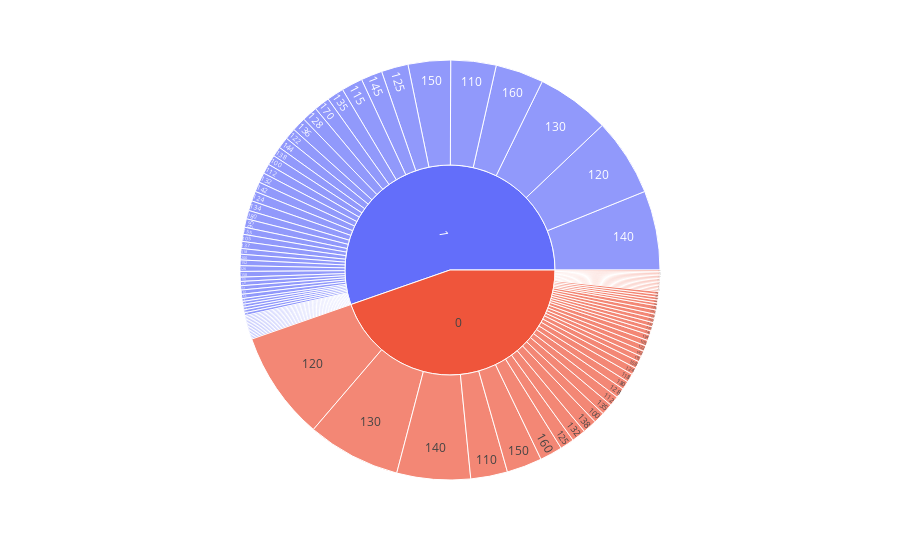

This figure's notebook cell:
### Code cell
px.sunburst(heart_df, path=['HeartDisease', 'RestingBP'])

### Figure 1 — Plotly figure (JSON) as saved in the notebook; plotly's stock layout.template omitted (floating-point values rounded to 4 significant figures)
{"data": [{"branchvalues": "total", "domain": {"x": [0, 1], "y": [0, 1]}, "hovertemplate": "labels=%{label}<br>count=%{value}<br>parent=%{parent}<br>id=%{id}<extra></extra>", "ids": ["0/140", "1/160", "0/130", "1/138", "0/150", "0/120", "0/110", "1/140", "1/136", "0/115", "1/110", "1/100", "1/120", "0/100", "0/124", "1/150", "0/113", "0/125", "1/145", "1/125", "1/130", "0/112", "0/160", "1/112", "0/132", "1/118", "1/170", "0/142", "0/190", "1/135", "1/180", "0/108", "0/145", "1/115", "1/155", "1/128", "0/135", "0/180", "0/170", "1/106", "1/92", "1/200", "1/122", "0/122", "0/98", "0/105", "0/133", "1/95", "1/105", "0/155", "0/80", "1/137", "1/185", "1/165", "1/132", "1/142", "0/126", "1/133", "0/152", "1/116", "0/138", "1/124", "1/144", "0/154", "1/134", "0/104", "1/139", "0/128", "1/131", "0/134", "1/152", "1/126", "1/154", "1/141", "0/131", "1/178", "1/146", "1/158", "0/106", "0/136", "0/123", "1/102", "1/96", "0/139", "1/143", "1/104", "1/172", "1/156", "0/118", "1/190", "0/114", "1/127", "0/101", "1/174", "1/108", "0/156", "0/94", "0/148", "0/178", "1/117", "1/192", "1/123", "0/129", "0/102", "0/172", "0/146", "1/148", "1/114", "1/164", "0", "1"], "labels": ["140", "160", "130", "138", "150", "120", "110", "140", "136", "115", "110", "100", "120", "100", "124", "150", "113", "125", "145", "125", "130", "112", "160", "112", "132", "118", "170", "142", "190", "135", "180", "108", "145", "115", "155", "128", "135", "180", "170", "106", "92", "200", "122", "122", "98", "105", "133", "95", "105", "155", "80", "137", "185", "165", "132", "142", "126", "133", "152", "116", "138", "124", "144", "154", "134", "104", "139", "128", "131", "134", "152", "126", "154", "141", "131", "178", "146", "158", "106", "136", "123", "102", "96", "139", "143", "104", "172", "156", "118", "190", "114", "127", "101", "174", "108", "156", "94", "148", "178", "117", "192", "123", "129", "102", "172", "146", "148", "114", "164", "0", "1"], "name": "", "parents": ["0", "1", "0", "1", "0", "0", "0", "1", "1", "0", "1", "1", "1", "0", "0", "1", "0", "0", "1", "1", "1", "0", "0", "1", "0", "1", "1", "0", "0", "1", "1", "0", "0", "1", "1", "1", "0", "0", "0", "1", "1", "1", "1", "0", "0", "0", "0", "1", "1", "0", "0", "1", "1", "1", "1", "1", "0", "1", "0", "1", "0", "1", "1", "0", "1", "0", "1", "0", "1", "0", "1", "1", "1", "1", "0", "1", "1", "1", "0", "0", "0", "1", "1", "0", "1", "1", "1", "1", "0", "1", "0", "1", "0", "1", "1", "0", "0", "0", "0", "1", "1", "1", "0", "0", "0", "0", "1", "1", "1", "", ""], "type": "sunburst", "values": [52, 34, 66, 7, 25, 77, 26, 56, 10, 4, 32, 7, 55, 8, 5, 30, 1, 10, 15, 19, 52, 7, 16, 7, 10, 4, 11, 4, 1, 12, 6, 5, 3, 15, 5, 11, 8, 6, 3, 1, 1, 4, 8, 4, 1, 4, 3, 6, 5, 3, 1, 5, 1, 2, 7, 7, 3, 3, 3, 2, 10, 7, 8, 1, 7, 2, 3, 7, 3, 4, 4, 4, 2, 3, 1, 2, 3, 4, 2, 3, 1, 1, 1, 2, 2, 1, 1, 1, 6, 1, 1, 1, 1, 1, 2, 1, 2, 1, 1, 1, 1, 1, 1, 2, 1, 1, 1, 1, 1, 410, 508]}], "layout": {"legend": {"tracegroupgap": 0}, "margin": {"t": 60}}}
